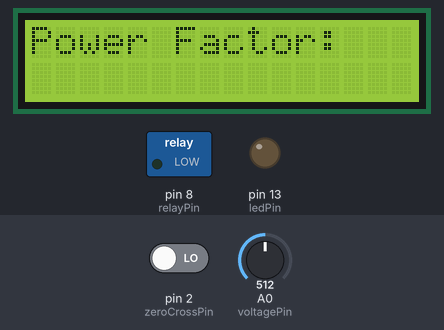
A sketch run on a simulated Arduino Uno, built with avr-gcc and run on an emulated ATmega328P. Shown: 16×2 character LCD, switched loads named in the sketch (green lamp = pin HIGH), output pins drawn as LEDs (lit = HIGH). The inputs (shaded band) are chosen by the test bench; at power-on: pin 2 (zeroCrossPin) LOW, A0 (voltagePin) = 512.

Above: at 1.2 s.
1.3 s: pin 2 (zeroCrossPin) driven HIGH
At 2.1 s:
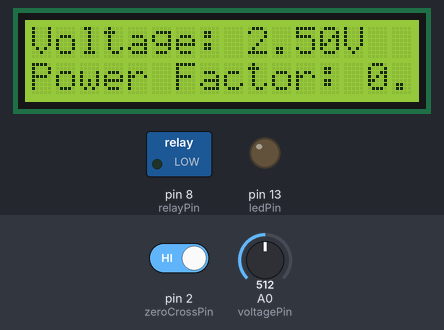
At 3.3 s:
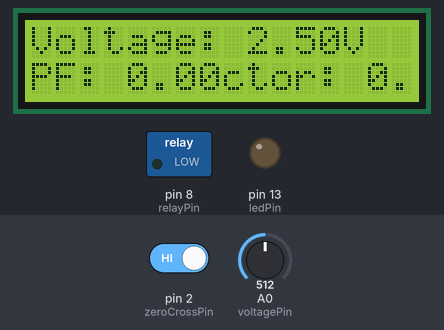
Timing chart, 0 to 4.8 s (numbered marks = the images above; inputs shaded):
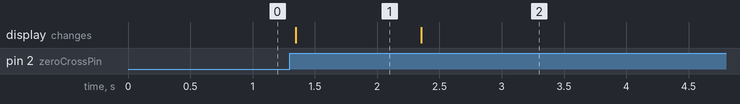

The sketch:

power_factor.ino
```cpp
#include <Arduino.h>
#include <LiquidCrystal_I2C.h>

const int relayPin = 8;          // Connect relay to digital pin 8
const int zeroCrossPin = 2;      // Connect zero-crossing detector to digital pin 2
const int voltagePin = A0;       // Connect voltage sensor to analog pin A0
int current;
const int currentPin=A1;
const int ledPin = 13;           // LED for indication
const int correctionThreshold = 0.9;  // Adjust this threshold based on your requirements

volatile bool zeroCrossDetected = false;
float voltage;
float powerFactor;

LiquidCrystal_I2C lcd(0x27, 16, 2); // I2C address 0x27, 16 columns and 2 rows

void setup() {
  pinMode(relayPin, OUTPUT);
  pinMode(zeroCrossPin, INPUT);
  pinMode(ledPin, OUTPUT);
  attachInterrupt(digitalPinToInterrupt(zeroCrossPin), zeroCrossing, RISING);
  Serial.begin(9600);
  lcd.begin(16, 2);
  lcd.print("Power Factor:");
}

void loop() {
  if (zeroCrossDetected) {
    voltage = analogRead(voltagePin) * (5.0 / 1023.0);
    powerFactor = calculatePowerFactor();

    lcd.setCursor(0, 1);
    lcd.print("PF: ");
    lcd.print(powerFactor);

    if (powerFactor < correctionThreshold) {
      digitalWrite(relayPin, HIGH); // Turn on relay for power factor correction
      digitalWrite(ledPin, HIGH);   // Turn on LED for indication
    } else {
      digitalWrite(relayPin, LOW);  // Turn off relay
      digitalWrite(ledPin, LOW);    // Turn off LED
    }

    zeroCrossDetected = false;
  }
}

void zeroCrossing() {
  zeroCrossDetected = true;
}

float calculatePowerFactor() {
// Read voltage and current
  voltage = analogRead(voltagePin) * (5.0 / 1023.0);
  current = analogRead(currentPin) * (5.0 / 1023.0);

  // Calculate power factor
  powerFactor = calculatePowerFactor(voltage, current);

  // Display results on LCD
  lcd.clear();
  lcd.setCursor(0, 0);
  lcd.print("Voltage: ");
  lcd.print(voltage);
  lcd.print("V");

  lcd.setCursor(0, 1);
  lcd.print("Current: ");
  lcd.print(current);
  lcd.print("A");

  lcd.setCursor(0, 2);
  lcd.print("Power Factor: ");
  lcd.print(powerFactor);

  delay(1000);  // Adjust the delay based on your requirements
}

float calculatePowerFactor(float voltage, float current) {
  // Calculate power factor using the cosine of the phase angle
  // This is a simplified example and may not be accurate for all loads
  float apparentPower = voltage * current;
  float realPower = voltage * current * powerFactor;

  if (apparentPower == 0) {
    return 0.0;  // Avoid division by zero
  } else {
    return realPower / apparentPower;
  }  return 1.0;
}
```

Measured:
- after the input at 1.3 s, the display: changes after 0.05 s (image 1)
- what the display in image 1 shows lasts 1.1 s, from 1.3 s to 2.4 s
